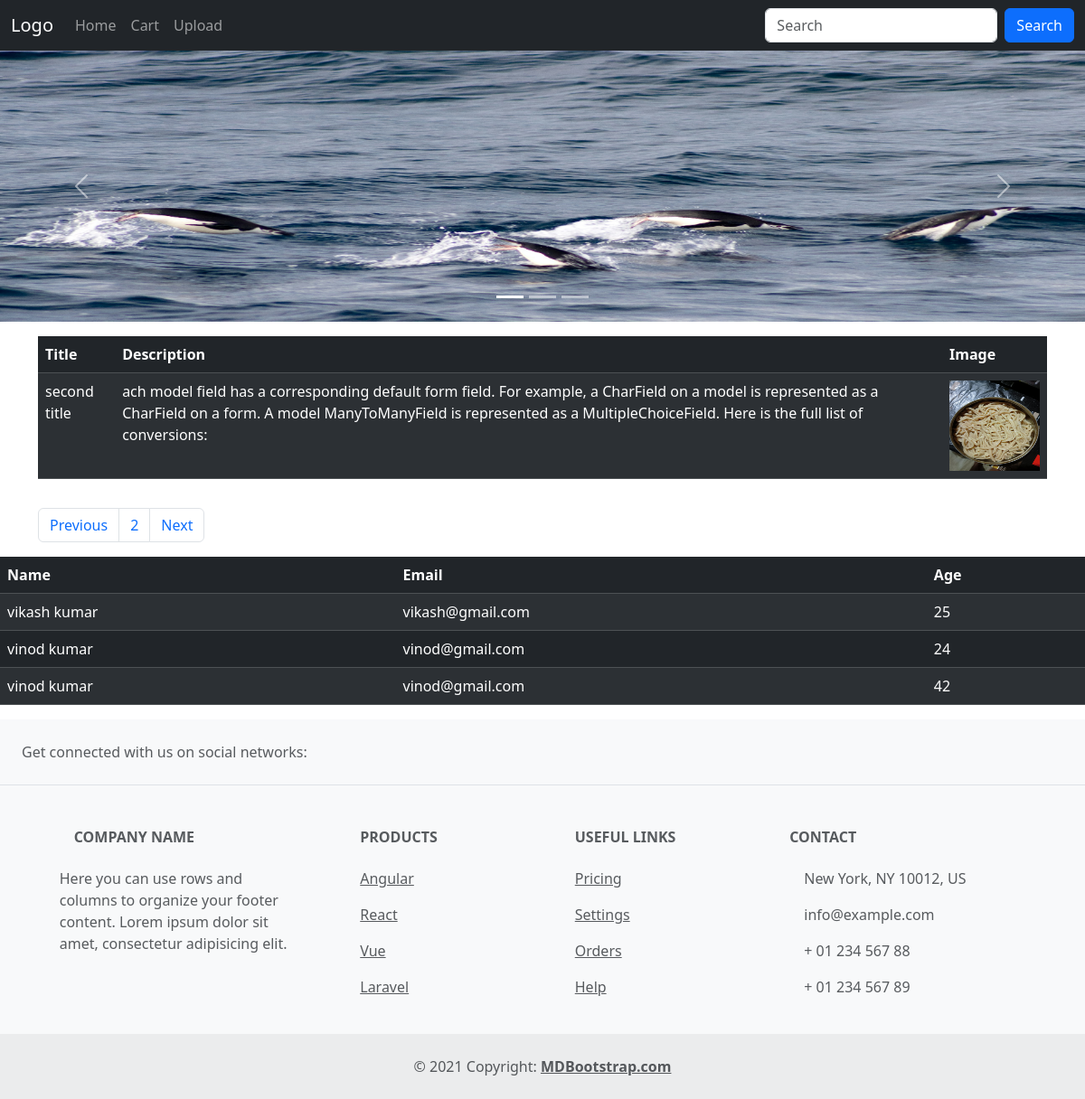
The page / on the database its author committed.
### shop/models.py (models this page shows)
class Article(models.Model):
    id = IntegerField(auto_created=True,unique=True,primary_key=True)
    title = CharField(max_length=255)
    description = TextField(null=False)
    picture = models.ImageField(upload_to= "pictures")

class Customers(models.Model):
    name = CharField(max_length=70)
    email = EmailField(max_length=255)
    age = IntegerField()

### shop/views.py (the view)
# urls.py: path('', views.shop_home, name='index'),
def shop_home(request):
    id = request.GET.get("id",1)
    art_id = int(id)
    try:
        articles = Article.objects.all()[art_id:art_id+1]
        customers = Customers.objects.all()[:3]
    except:
        return render(request,'404.html')
    return render(request, 'index.html',{"customers":customers,"articles":articles})

### shop/templates/index.html
{% extends 'components/base.html' %}
{% load  static %}
{% block content %}
<div class="container pt-3 pb-3">
{% if articles %}
<table class="table table-dark table-striped">
  <thead>
    <tr>
      <th>Title</th>
      <th>Description</th>
      <th>Image</th>
    </tr>
  </thead>
  <tbody>
  {% for article in articles %}
    <tr>
      <td>{{ article.title }}</td>
      <td>{{ article.description }}</td>
      <td> <img src="media/{{article.picture}}" width="100" height="100" class="img"></td>
    </tr>
  {% endfor %}
  </tbody>
</table>
</div>
<div class="container">
<nav aria-label="Page navigation example">
  <ul class="pagination">
    {% for article in articles %}
    <li class="page-item"><a class="page-link" href="/?id={{ article.id | add:1}}">Previous</a></li>
    <li class="page-item"><a class="page-link" href="/?id={{article.id}}">{{ article.id }}</a></li>
    <li class="page-item"><a class="page-link" href="/?id={{ article.id }}">Next</a></li>
    {% endfor %}
  </ul>
</nav>
</div>
{% else %}
<p> No Data Found </p>
{% endif %}
<table class="table table-dark table-striped">
    <thead>
      <tr>
        <th>Name</th>
        <th>Email</th>
        <th>Age</th>
      </tr>
    </thead>
    <tbody>
    {% for customer in customers %}
      <tr>
        <td>{{ customer.name }}</td>
        <td>{{ customer.email }}</td>
        <td>{{ customer.age }}</td>
      </tr>
    {% endfor %}
    </tbody>
  </table>
{% endblock content %}

### shop/templates/components/base.html (shortened to what this page needs)
<!DOCTYPE html>
{% load static %}
<html lang="en">
<head>
    <link href="https://cdn.jsdelivr.net/npm/bootstrap@5.3.3/dist/css/bootstrap.min.css" rel="stylesheet">
</head>
<body>
<nav class="navbar navbar-expand-sm navbar-dark bg-dark">
    <div class="container-fluid">
        <a class="navbar-brand" href="javascript:void(0)">Logo</a>
        <div class="collapse navbar-collapse" id="mynavbar">
            <ul class="navbar-nav me-auto">
                <li class="nav-item">
                    <a class="nav-link" href="{% url 'index' %}">Home</a>
                </li>
                <li class="nav-item">
                    <a class="nav-link" href="{% url 'cart' %}">Cart</a>
                </li>
                <li class="nav-item">
                    <a class="nav-link" href="{% url 'upload' %}">Upload</a>
                </li>
            </ul>
            <form class="d-flex">
                <input class="form-control me-2" type="text" placeholder="Search" id="searchdata">
                <button class="btn btn-primary" type="button" id="search">Search</button>
            </form>
        </div>
    </div>
</nav>
<div id="demo" class="carousel slide" data-bs-ride="carousel">
    <div class="carousel-indicators">
        <button type="button" data-bs-target="#demo" data-bs-slide-to="0" class="active"></button>
        <button type="button" data-bs-target="#demo" data-bs-slide-to="1"></button>
        <button type="button" data-bs-target="#demo" data-bs-slide-to="2"></button>
    </div>
    <div class="carousel-inner">
        <div class="carousel-item active">
            <img src="{% static 'images/water.jpg' %}" alt="Los Angeles" class="d-block w-100" height="300">
        </div>
    </div>
    <button class="carousel-control-prev" type="button" data-bs-target="#demo" data-bs-slide="prev">
        <span class="carousel-control-prev-icon"></span>
    </button>
    <button class="carousel-control-next" type="button" data-bs-target="#demo" data-bs-slide="next">
        <span class="carousel-control-next-icon"></span>
    </button>
</div>
{% block content %}
{% endblock content %}
<footer class="text-center text-lg-start bg-body-tertiary text-muted">
  <section class="d-flex justify-content-center justify-content-lg-between p-4 border-bottom">
    <div class="me-5 d-none d-lg-block">
      <span>Get connected with us on social networks:</span>
    </div>
    <div>
    </div>
  </section>
  <section class="">
    <div class="container text-center text-md-start mt-5">
      <div class="row mt-3">
        <div class="col-md-3 col-lg-4 col-xl-3 mx-auto mb-4">
          <h6 class="text-uppercase fw-bold mb-4">
            Company name
          </h6>
          <p>
            Here you can use rows and columns to organize your footer content. Lorem ipsum
            dolor sit amet, consectetur adipisicing elit.
          </p>
        </div>
        <div class="col-md-2 col-lg-2 col-xl-2 mx-auto mb-4">
          <h6 class="text-uppercase fw-bold mb-4">
            Products
          </h6>
          <p>
            <a href="#!" class="text-reset">Angular</a>
          </p>
          <p>
            <a href="#!" class="text-reset">React</a>
          </p>
          <p>
            <a href="#!" class="text-reset">Vue</a>
          </p>
          <p>
            <a href="#!" class="text-reset">Laravel</a>
          </p>
        </div>
        <div class="col-md-3 col-lg-2 col-xl-2 mx-auto mb-4">
          <h6 class="text-uppercase fw-bold mb-4">
            Useful links
          </h6>
          <p>
            <a href="#!" class="text-reset">Pricing</a>
          </p>
          <p>
            <a href="#!" class="text-reset">Settings</a>
          </p>
          <p>
            <a href="#!" class="text-reset">Orders</a>
          </p>
          <p>
            <a href="#!" class="text-reset">Help</a>
          </p>
        </div>
        <div class="col-md-4 col-lg-3 col-xl-3 mx-auto mb-md-0 mb-4">
          <h6 class="text-uppercase fw-bold mb-4">Contact</h6>
          <p> New York, NY 10012, US</p>
          <p>
            info@example.com
          </p>
          <p> + 01 234 567 88</p>
          <p> + 01 234 567 89</p>
        </div>
      </div>
    </div>
  </section>
  <div class="text-center p-4" style="background-color: rgba(0, 0, 0, 0.05);">
    © 2021 Copyright:
    <a class="text-reset fw-bold" href="https://mdbootstrap.com/">MDBootstrap.com</a>
  </div>
</footer>
</body>
</html>

### rows shown on the page
Article: title "second title", description "ach model field has a corresponding default form field. For example, a CharField on a model is represented as a CharField on a form. A model ManyToManyField is represented as a MultipleChoiceField. Here is the full list of conversions:", picture (picture), id "2"
Customers: name "vikash kumar", email "vikash@gmail.com", age "25"
Customers: name "vinod kumar", email "vinod@gmail.com", age "24"
Customers: name "vinod kumar", email "vinod@gmail.com", age "42"
